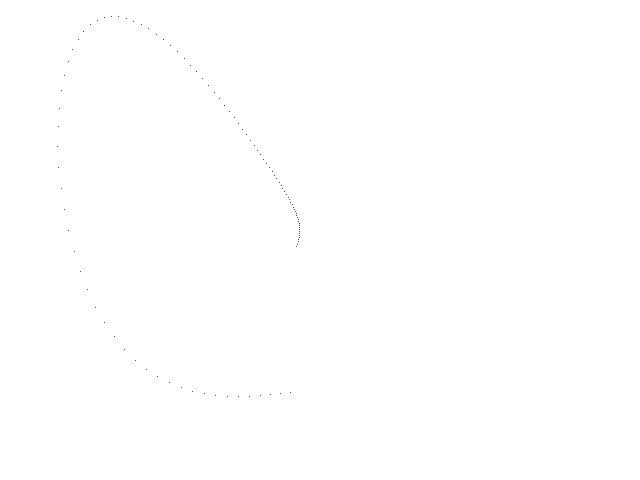
Frame 1 (no input)
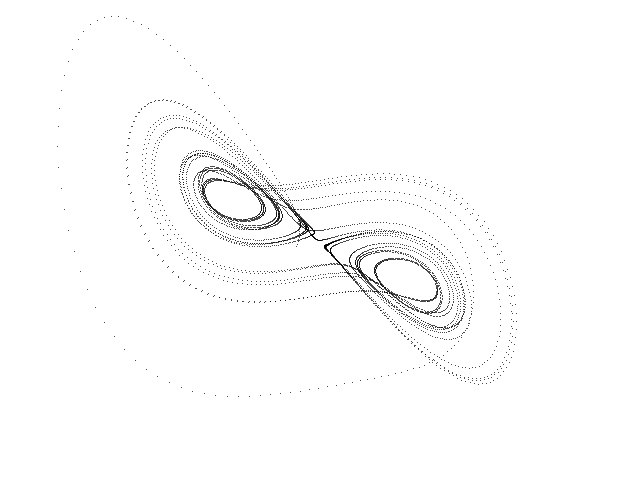
Frame 60 (the mouse pressed at the canvas centre just before this capture)
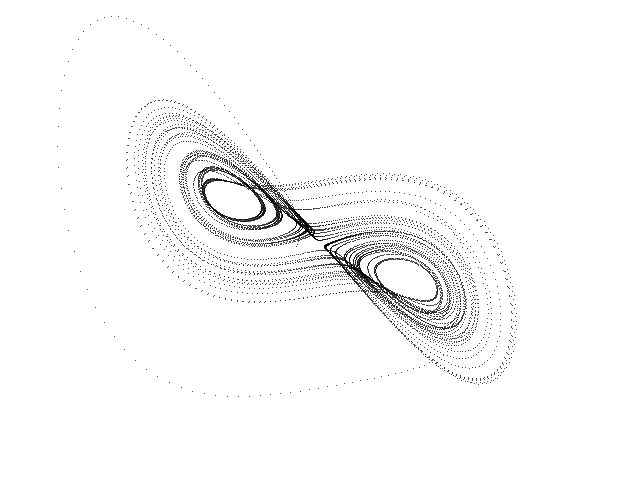
Frame 120 (the mouse held since frame 60 and released just before this capture)

The Processing sketch that drew these frames (run headless with seeded random() and noise(); from frame 60 on, the mouse is pressed at the canvas centre):

// Processing sketch: Lorenz_Stenflo
// ── Lorenz_Stenflo.pde
// Lorenz-Stenflo chaotic attractor //

  float x = -1.0;
  float y = 1.0;
  float z = -1.0;
  float w = 0.0;
  float dt = 0.01;
  float a = 2.0;
  float b = 0.7;
  float c = 26.0;
  float d = 1.5;


void setup() {
  
  size(640, 480);
  background(255);
  
}

void draw() {
  
  for (int i=0; i<100; i++) {
    
    float nx = x;
    float ny = y;
    float nz = z;
    float nw = w;
    
    x = nx + dt * (a * (ny - nx) + d * nw);
    y = ny + dt * (nx * (c - nz) - ny);
    z = nz + dt * (nx * ny - b * nz);
    w = nw + dt * (-nx - a * nw);
    
    point(320 + (24 * x), 240 + (9 * y));
        
  }

}
